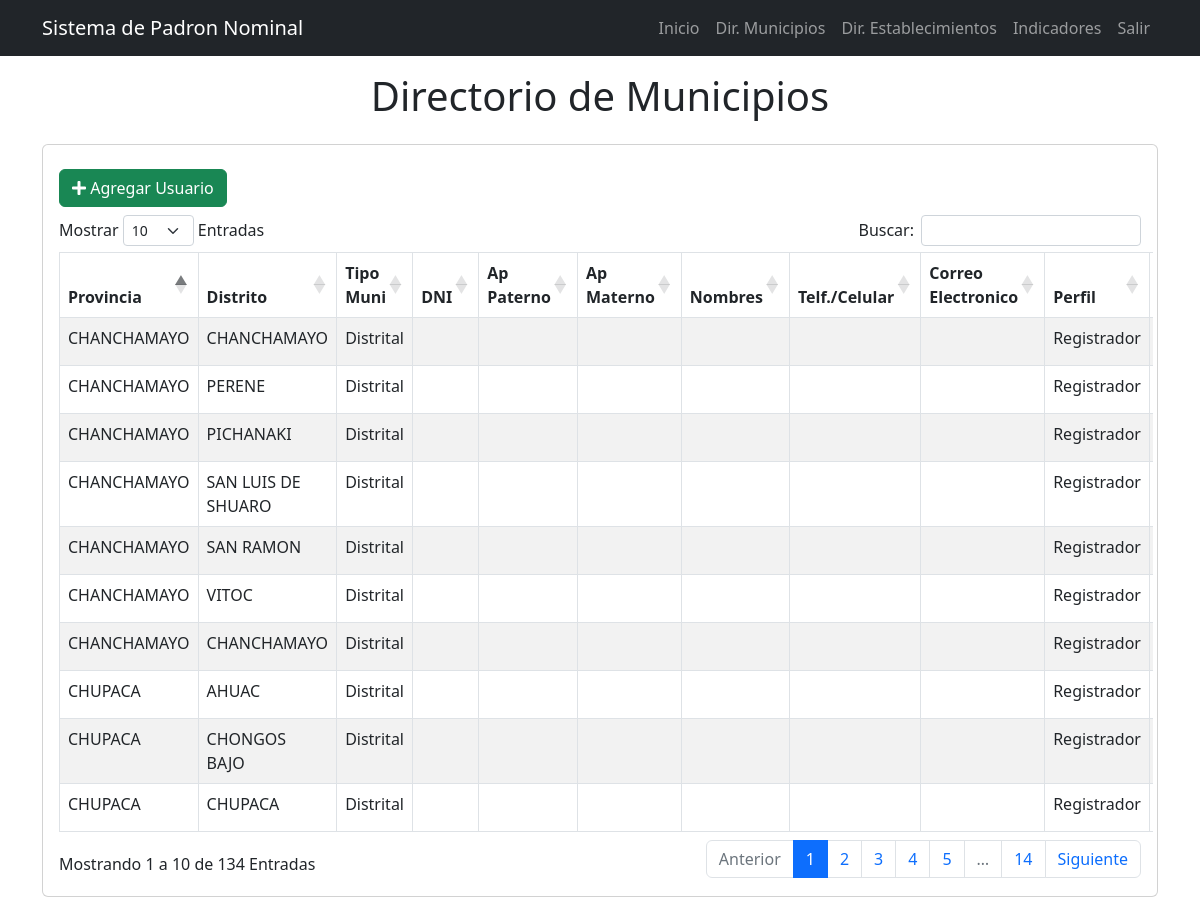
The app's page /filiacion/ (signed in) with its own data.
### filiacion/models.py (models this page shows, shortened)
class Filiacion(models.Model):
    TIPO_MUNICIPALIDAD = [
                ('Provincial', 'Provincial'),
                ('Distrital', 'Distrital'),
            ]
    PERFIL = [
                ('Consultor', 'Consultor'),
                ('Registrador', 'Registrador'),
            ]
    CONDICION = [
                    ('Alta', 'Alta'),
                    ('Baja', 'Baja'),
                ]
    CUENTA_USUARIO = [
                    ('Si', 'Si'),
                    ('No', 'No'),
                    ('Espera respuesta MINSA', 'Espera respuesta MINSA'),
                ]
    provincia = models.CharField(max_length=100,null=True, blank=True)
    distrito = models.CharField(max_length=100,null=True, blank=True)
    tipo_municipalidad = models.CharField(choices=TIPO_MUNICIPALIDAD, max_length=100, null=True, blank=True)
    documento_identidad = models.CharField(max_length=100,null=True, blank=True)
    apellido_paterno = models.CharField(max_length=100,null=True, blank=True)
    apellido_materno = models.CharField(max_length=200,null=True, blank=True)
    nombres = models.CharField(max_length=200,null=True, blank=True)
    telefono = models.CharField(max_length=200,null=True, blank=True)
    correo_electronico = models.CharField(max_length=200,null=True, blank=True)
    perfil = models.CharField(choices=PERFIL,max_length=100,null=True, blank=True)
    condicion = models.CharField(choices=CONDICION,max_length=100,null=True, blank=True)
    cuenta_usuario = models.CharField(choices=CUENTA_USUARIO,max_length=100,null=True, blank=True)
    contraseña_usuario = models.CharField(max_length=100,null=True, blank=True)
    req_oficio = models.FileField(upload_to="filiacion/oficio",null=True, blank=True)
    dateTimeOfUpload_req_oficio = models.DateTimeField(auto_now = True,null=True, blank=True)
    req_resolucion = models.FileField(upload_to="filiacion/resolucion/",null=True, blank=True)
    dateTimeOfUpload_req_resolucion = models.DateTimeField(auto_now = True,null=True, blank=True)
    req_formato = models.FileField(upload_to="filiacion/formato/",null=True, blank=True)
    dateTimeOfUpload_req_formato = models.DateTimeField(auto_now = True,null=True, blank=True)
    req_generales_excel = models.FileField(upload_to="filiacion/excel/",null=True, blank=True)
    dateTimeOfUpload_generales_excel = models.DateTimeField(auto_now = True,null=True, blank=True)

### filiacion/views.py (the view)
# urls.py: path('filiacion/', views.filiacion, name='filiacion'),
@login_required
def filiacion(request):
    filiaciones = Filiacion.objects.all()
    context = {
                'filiaciones': filiaciones,
                }
    return render(request, 'filiacion.html', context)

### filiacion/templates/filiacion.html (shortened to what this page needs)
{% extends 'base.html' %}
{% block content %}
<main class="container">
    <div class="display-1 text-center py-3">
      <h1>Directorio de Municipios</h1>
    </div>
  <section class="card card-body">
    <div class="row">
      <div class="col-md-6 py-2">
        {% if user.is_authenticated %}
        <a href="/filiacion/create/" class="btn btn-success"><i class="fa fa-plus"></i> Agregar Usuario</a>
        {% endif %}
      </div>
    </div>
    <div class="row">
      <div class="table-responsive">
        <table id="table_padron_municipal" class="table table-bordered table-hover table-striped">
          <thead>
            <tr>
              <th>Provincia</th>
              <th>Distrito</th>
              <th>Tipo Muni</th>
              <th>DNI</th>
              <th>Ap Paterno</th>
              <th>Ap Materno</th>
              <th>Nombres</th>
              <th>Telf./Celular</th>
              <th>Correo Electronico</th>
              <th>Perfil</th>
              <th>Condicion</th>
            </tr>
          </thead>
          <tbody>
              {% for filiacion in filiaciones %}
              <tr>
                <td>{{ filiacion.provincia }}</td>
                <td>{{ filiacion.distrito }}</td>
                <td>{{ filiacion.tipo_municipalidad }}</td>
                <td>{{ filiacion.documento_identidad }}</td>
                <td>{{ filiacion.apellido_paterno }}</td>
                <td>{{ filiacion.apellido_materno }}</td>
                <td>{{ filiacion.nombres }}</td>
                <td>{{ filiacion.telefono }}</td>
                <td>{{ filiacion.correo_electronico }}</td>
                <td>{{ filiacion.perfil }}</td>
                <td>{{ filiacion.condicion }}</td>
              </tr>
            {% endfor %}
          </tbody>
        </table>
      </div>
    </div>
  </section>
</main>
{% endblock %}

### records on screen
Filiacion: provincia "CHANCHAMAYO", distrito "CHANCHAMAYO", tipo_municipalidad "Distrital", perfil "Registrador"
Filiacion: provincia "CHANCHAMAYO", distrito "PERENE", tipo_municipalidad "Distrital", perfil "Registrador"
Filiacion: provincia "CHANCHAMAYO", distrito "PICHANAKI", tipo_municipalidad "Distrital", perfil "Registrador"
Filiacion: provincia "CHANCHAMAYO", distrito "SAN LUIS DE SHUARO", tipo_municipalidad "Distrital", perfil "Registrador"
Filiacion: provincia "CHANCHAMAYO", distrito "SAN RAMON", tipo_municipalidad "Distrital", perfil "Registrador"
Filiacion: provincia "CHANCHAMAYO", distrito "VITOC", tipo_municipalidad "Distrital", perfil "Registrador"
Filiacion: provincia "CHUPACA", distrito "AHUAC", tipo_municipalidad "Distrital", perfil "Registrador"
Filiacion: provincia "CHUPACA", distrito "CHONGOS BAJO", tipo_municipalidad "Distrital", perfil "Registrador"
Filiacion: provincia "CHUPACA", distrito "CHUPACA", tipo_municipalidad "Distrital", perfil "Registrador"
Filiacion: provincia "CHANCHAMAYO", distrito "CHANCHAMAYO", tipo_municipalidad "Distrital", perfil "Registrador"
